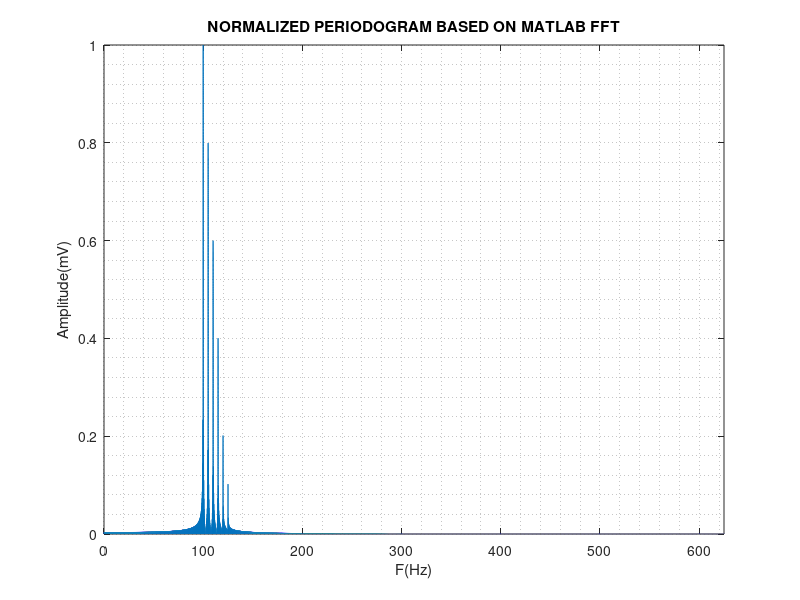

The MATLAB source for this figure:
%% PRACTICE 8.2. Automatic localization of the dominant frequency in the periodogram

clc, close all, clear all; 
duration =5;
Fmax = 125;
Fs = 10*Fmax;
Ts= 1/ Fs;
% Time base:
t = Ts:Ts:duration;
% Sampled signal
xn=1*sin(2*pi*100*t)+0.8*sin(2*pi*105*t)+...
  0.6*sin(2*pi*110*t)+0.4*sin(2*pi*115*t)+...
  0.2*sin(2*pi*120*t)+0.1*sin(2*pi*125*t);
% Time-domain plot:
plot(t, xn)
title(' Discretized signal ')
xlabel('t(seconds)')
%% Frequency domain:
N = length(xn);
nFFT = 2^ceil(log2(N))*128; % nFFT computation
% Apply MATLAB FFT
Xn1=fft(xn,nFFT);
% Magnitude of the complex values (periodogram)
Periodogram =abs(Xn1);
Periodogram_normalized = Periodogram / max(Periodogram);
% Frequency axis computation: same number of points as the periodogram, from 0 to Fs:
f=linspace(0,Fs,nFFT);
% Plot with both axes:
plot(f,Periodogram_normalized);
% By half-period symmetry, only the first half of the periodogram is of interest:
axis([0 Fs/2 0 max(Periodogram_normalized)]), ylabel('Amplitude(mV)'), xlabel('F(Hz)'),
title('NORMALIZED PERIODOGRAM BASED ON MATLAB FFT'), grid minor

% Pmax, the index where it occurs, and the corresponding frequency (Fmax)
[Pmax, index]=max(Periodogram_normalized); %  Returns the maximum value and its index in the vector.
Fmax = f (index); % Look up that index in the frequency vector.
